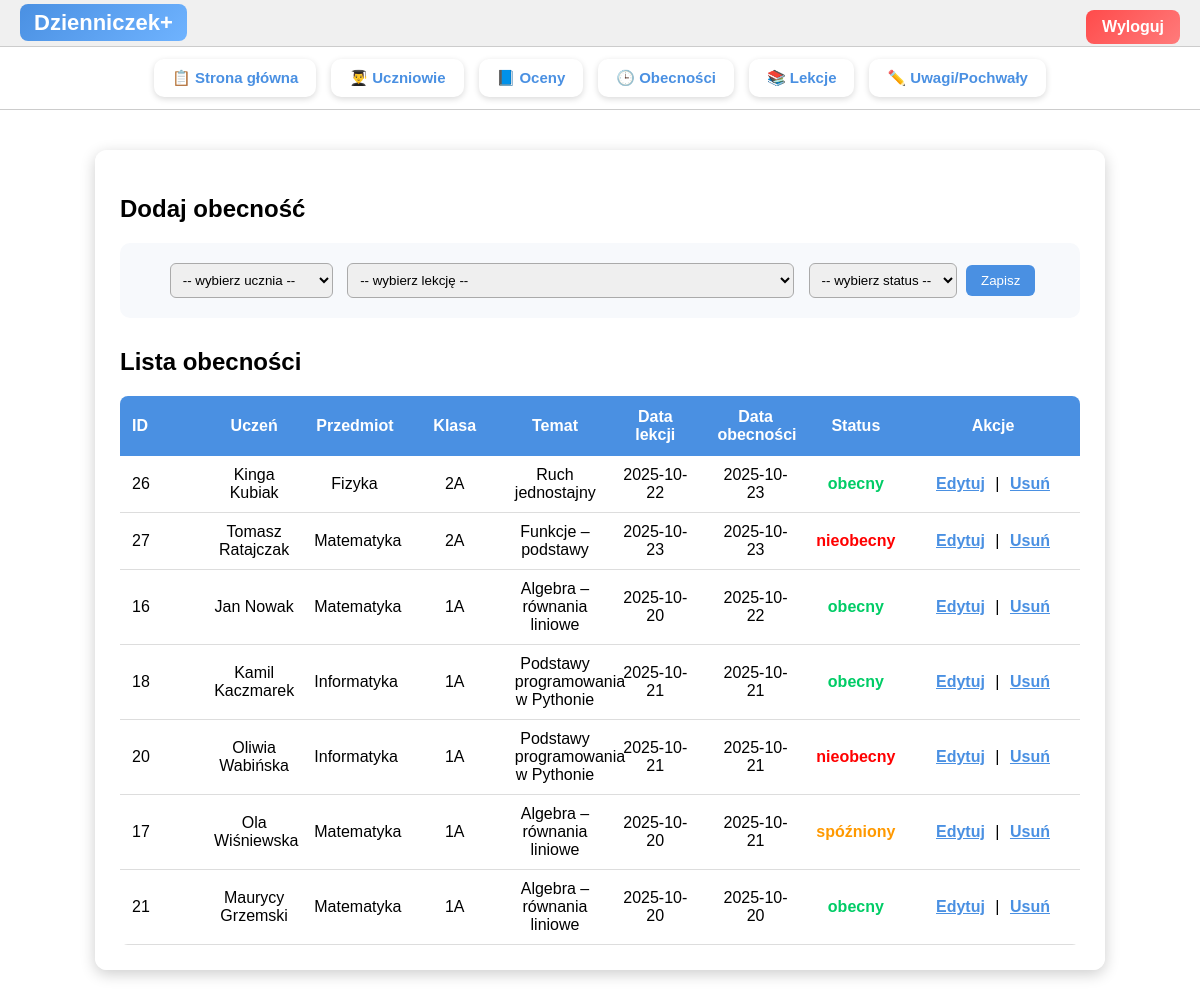
Screenshot of /obecnosci.php (signed in) with the database file from the repository.
### tables this page shows
CREATE TABLE `obecnosci` (
  `id_obecnosci` int(11) NOT NULL,
  `id_ucznia` int(11) DEFAULT NULL,
  `id_lekcji` int(11) DEFAULT NULL,
  `status` enum('obecny','nieobecny','spóźniony','usprawiedliwiony') DEFAULT 'obecny',
  `data` date NOT NULL DEFAULT curdate()
);

CREATE TABLE `uczniowie` (
  `id_ucznia` int(11) NOT NULL,
  `imie` varchar(50) NOT NULL,
  `nazwisko` varchar(50) NOT NULL,
  `data_urodzenia` date DEFAULT NULL,
  `id_klasy` int(11) DEFAULT NULL,
  `adres_email` varchar(50) DEFAULT NULL,
  `login` varchar(100) DEFAULT NULL,
  `haslo` varchar(100) DEFAULT NULL
);

CREATE TABLE `przedmioty` (
  `id_przedmiotu` int(11) NOT NULL,
  `nazwa` varchar(50) NOT NULL,
  `id_nauczyciela` int(11) DEFAULT NULL
);

CREATE TABLE `klasy` (
  `id_klasy` int(11) NOT NULL,
  `nazwa` varchar(30) NOT NULL,
  `profil` varchar(50) DEFAULT NULL,
  `id_wychowawcy` int(11) DEFAULT NULL
);

CREATE TABLE `lekcje` (
  `id_lekcji` int(11) NOT NULL,
  `id_przedmiotu` int(11) DEFAULT NULL,
  `id_klasy` int(11) DEFAULT NULL,
  `data` date DEFAULT NULL,
  `temat` varchar(100) DEFAULT NULL
);

### obecnosci.php (the view, shortened to what this page needs)
<?php
require 'config.php';
$id_nauczyciela = $_SESSION['id_nauczyciela'];
$obecnosci = $conn->query("
    SELECT o.id_obecnosci, o.status, o.data AS data_obecnosci,
           u.imie, u.nazwisko,
           l.temat, l.data AS data_lekcji,
           p.nazwa AS przedmiot,
           k.nazwa AS klasa
    FROM obecnosci o
    JOIN uczniowie u ON o.id_ucznia = u.id_ucznia
    JOIN lekcje l ON o.id_lekcji = l.id_lekcji
    JOIN przedmioty p ON l.id_przedmiotu = p.id_przedmiotu
    JOIN klasy k ON l.id_klasy = k.id_klasy
    WHERE p.id_nauczyciela = $id_nauczyciela
    ORDER BY o.data DESC, u.nazwisko
");
?>
<!DOCTYPE html>
<html lang="pl">
<head>
</head>
<body>
<div class="menu">
    <span class="logo-box">Dzienniczek+</span>
    <a class="logout-btn" href="logout.php">Wyloguj</a>
</div>
<div class="top-tiles">
    <div class="top-tile"><a href="index_logged.php">📋 Strona główna</a></div>
    <div class="top-tile"><a href="uczniowie.php">👨‍🎓 Uczniowie</a></div>
    <div class="top-tile"><a href="oceny.php">📘 Oceny</a></div>
    <div class="top-tile"><a href="obecnosci.php">🕒 Obecności</a></div>
    <div class="top-tile"><a href="lekcje.php">📚 Lekcje</a></div>
    <div class="top-tile"><a href="uwagi.php">✏️ Uwagi/Pochwały</a></div>
</div>
<div class="overlay">
    <h2>Dodaj obecność</h2>
    <form method="POST">
        <select name="id_ucznia" required>
            <option value="">-- wybierz ucznia --</option>
        </select>
        <select name="id_lekcji" required>
            <option value="">-- wybierz lekcję --</option>
        </select>
        <select name="status" required>
            <option value="">-- wybierz status --</option>
        </select>
        <button type="submit" name="dodaj">Zapisz</button>
    </form>
    <h2>Lista obecności</h2>
    <table>
        <tr>
            <th class="col-id">ID</th>
            <th>Uczeń</th>
            <th>Przedmiot</th>
            <th>Klasa</th>
            <th>Temat</th>
            <th>Data lekcji</th>
            <th>Data obecności</th>
            <th>Status</th>
            <th class="actions">Akcje</th>
        </tr>
        <?php while($o = $obecnosci->fetch_assoc()): ?>
            <tr>
                <td class="col-id"><?= $o['id_obecnosci'] ?></td>
                <td><?= $o['imie']." ".$o['nazwisko'] ?></td>
                <td><?= $o['przedmiot'] ?></td>
                <td><?= $o['klasa'] ?></td>
                <td><?= $o['temat'] ?></td>
                <td><?= $o['data_lekcji'] ?></td>
                <td><?= $o['data_obecnosci'] ?></td>
                <?php
                    $status = strtolower($o['status']);
                    if ($status === "obecny") {
                        $kolor = "#00cc66";
                    }
                    else if ($status === "nieobecny") {
                        $kolor = "#ff0000";
                    }
                    else if ($status === "spóźniony" || $status === "spozniony") {
                        $kolor = "#ff9900";
                    }
                    else {
                        $kolor = "#000000";
                    }
                ?>
                <td style="color: <?= $kolor ?>; font-weight:bold;">
                    <?= htmlspecialchars($o['status']) ?>
                </td>
                <td class="actions">
                    <a class="action-link" href="obecnosci_edytuj.php?id=<?= $o['id_obecnosci'] ?>">Edytuj</a> |
                    <a class="action-link" href="obecnosci_usun.php?id=<?= $o['id_obecnosci'] ?>"
                       onclick="return confirm('Usunąć obecność?');">Usuń</a>
                </td>
            </tr>
        <?php endwhile; ?>
    </table>
</div>
</body>
</html>

### obecnosci.php (style rules this page uses)
body { font-family: Arial, sans-serif; background:url('szkola.jpg') no-repeat center center fixed; background-size:cover; margin:0; }
.menu { background:#f0f0f0; padding:10px 20px; border-bottom:1px solid #ccc; }
.logo-box { font-size:22px; font-weight:bold; padding:6px 14px; border-radius:8px; background: linear-gradient(135deg,#4a90e2,#6fb3ff); color:white; }
.logout-btn { float:right; background: linear-gradient(135deg,#ff4b4b,#ff7b7b); color:white; padding:8px 16px; border-radius:8px; font-weight:bold; text-decoration:none; }
.top-tiles { display:flex; gap:15px; padding:12px 20px; background: rgba(255,255,255,0.85); border-bottom:1px solid #ccc; justify-content:center; flex-wrap:wrap; }
.top-tile { background:white; padding:10px 18px; border-radius:10px; box-shadow:0 2px 6px rgba(0,0,0,0.15); font-size:15px; font-weight:bold; transition:0.2s; }
.top-tile a { color:#4a90e2; text-decoration:none; }
.overlay { background:rgba(255,255,255,0.85); width:80%; margin:40px auto; padding:25px; border-radius:12px; box-shadow:0 4px 15px rgba(0,0,0,0.2); }
form { background:#f7f9fc; padding:15px; border-radius:10px; margin-bottom:30px; text-align:center; }
form select { padding:8px; margin:5px; border-radius:6px; border:1px solid #aaa; }
form button { padding:8px 15px; background:#4a90e2; color:white; border:none; border-radius:6px; }
table { width:100%; border-collapse:collapse; background:white; border-radius:8px; overflow:hidden; table-layout:fixed; }
th { background:#4a90e2; color:white; padding:12px; text-align:center; }
td { padding:10px; border-bottom:1px solid #ddd; text-align:center; }
th.col-id, td.col-id { text-align:left !important; width:60px; padding-left:12px; }
th.actions, td.actions { width:150px; text-align:center; }
.action-link { color:#4a90e2; text-decoration:underline; font-weight:bold; margin:0 6px; }

### rows the page displays
obecnosci: id_obecnosci "26", id_ucznia.imie "Kinga", id_ucznia.nazwisko "Kubiak", przedmioty.nazwa "Fizyka", klasy.nazwa "2A", id_lekcji.temat "Ruch jednostajny", id_lekcji.data "2025-10-22", data "2025-10-23", status "obecny"
obecnosci: id_obecnosci "27", id_ucznia.imie "Tomasz", id_ucznia.nazwisko "Ratajczak", przedmioty.nazwa "Matematyka", klasy.nazwa "2A", id_lekcji.temat "Funkcje – podstawy", id_lekcji.data "2025-10-23", data "2025-10-23", status "nieobecny"
obecnosci: id_obecnosci "16", id_ucznia.imie "Jan", id_ucznia.nazwisko "Nowak", przedmioty.nazwa "Matematyka", klasy.nazwa "1A", id_lekcji.temat "Algebra – równania liniowe", id_lekcji.data "2025-10-20", data "2025-10-22", status "obecny"
obecnosci: id_obecnosci "18", id_ucznia.imie "Kamil", id_ucznia.nazwisko "Kaczmarek", przedmioty.nazwa "Informatyka", klasy.nazwa "1A", id_lekcji.temat "Podstawy programowania w Pythonie", id_lekcji.data "2025-10-21", data "2025-10-21", status "obecny"
obecnosci: id_obecnosci "20", id_ucznia.imie "Oliwia", id_ucznia.nazwisko "Wabińska", przedmioty.nazwa "Informatyka", klasy.nazwa "1A", id_lekcji.temat "Podstawy programowania w Pythonie", id_lekcji.data "2025-10-21", data "2025-10-21", status "nieobecny"
obecnosci: id_obecnosci "17", id_ucznia.imie "Ola", id_ucznia.nazwisko "Wiśniewska", przedmioty.nazwa "Matematyka", klasy.nazwa "1A", id_lekcji.temat "Algebra – równania liniowe", id_lekcji.data "2025-10-20", data "2025-10-21", status "spóźniony"
obecnosci: id_obecnosci "21", id_ucznia.imie "Maurycy", id_ucznia.nazwisko "Grzemski", przedmioty.nazwa "Matematyka", klasy.nazwa "1A", id_lekcji.temat "Algebra – równania liniowe", id_lekcji.data "2025-10-20", data "2025-10-20", status "obecny"
